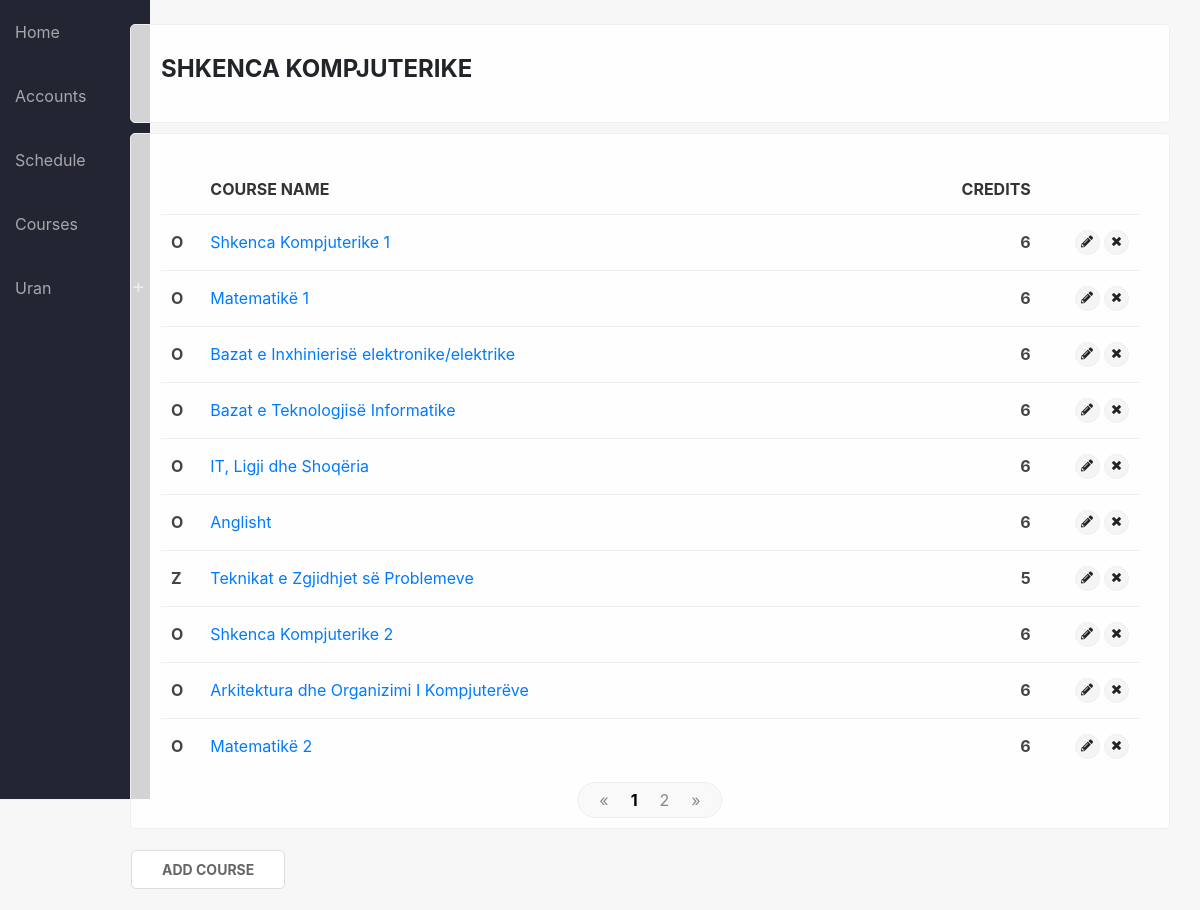
Before: /program/1 (signed in) with the older database file.
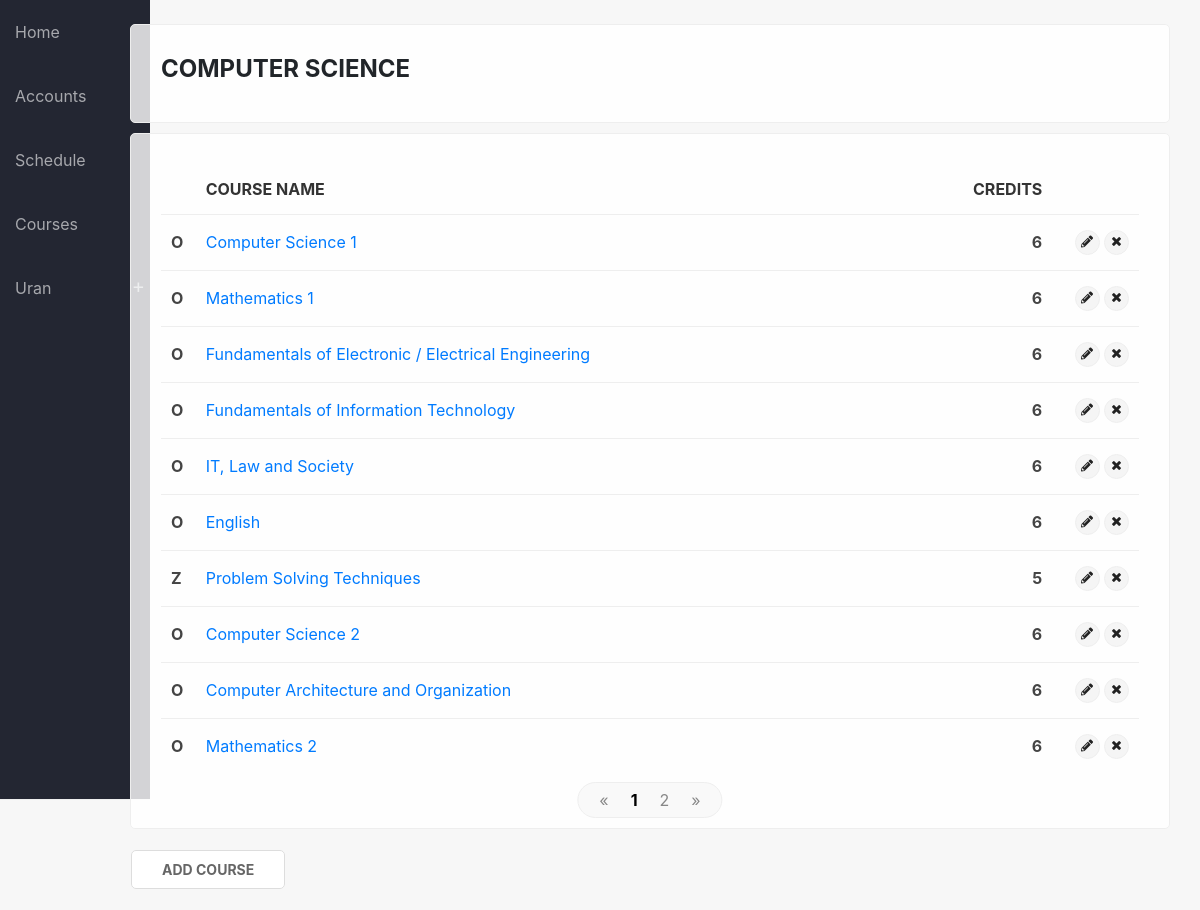
After: the same page with the newer database file.
### sems/models.py (models this page shows, shortened)
class Program(models.Model):
    name = models.CharField(max_length=150)
    summary = models.TextField(null=True, blank=True)

class Course(models.Model):
    name = models.CharField(max_length=200)
    summary = models.TextField(max_length=600, null=True, blank=True)
    program = models.ForeignKey(Program, on_delete=models.CASCADE)
    start_date = models.DateField()
    end_date = models.DateField()
    credits = models.IntegerField(null=True, default=0)
    obligative = models.BooleanField(default=True)
    year = models.IntegerField(choices=YEARS, default=1)
    semester = models.IntegerField(choices=SEMESTER, default=1)
    level = models.CharField(max_length=100, choices=LEVELS, default='Bachelor')
    def __str__(self):
        return self.name
    def get_type(self):
        if self.obligative:
            return "O"
        else:
            return "Z"

### sems/views.py (the view)
# urls.py: path('program/<int:pk>', views.program_detail, name='program_single'),
def program_detail(request, pk):
    program = Program.objects.get(pk=pk)
    courses = Course.objects.filter(program_id=pk)
    paginator = Paginator(courses, 10)
    page = request.GET.get('page')
    courses = paginator.get_page(page)
    if request.user.is_authenticated:
        return render(
            request,
            'program_single.html',
            {'program': program, 'courses': courses, 'credits': credits},
        )
    else:
        return redirect('login')

### sems/templates/program_single.html (shortened to what this page needs)
{% extends 'base_generic.html' %}
{% block content %}
<div class="container">
    <div class="no-shade card-box">
        <h4>{{ program.name }}</h4>
    </div>
    <div class="shadow-box">
        {% if courses %}
        <table>
            <thead>
                <tr>
                    <th></th>
                    <th>Course name</th>
                    <th class="text-right">Credits</th>
                    <th></th>
                </tr>
            </thead>
        {% for course in courses %}
            <tr>
                <td style="max-width: 20px"><b>{{ course.get_type }}</b></td>
                <td><a href="{% url 'course_detail' pk=course.pk %}">{{ course }}</a></td>
                <td class="text-right"><b>{{ course.credits }}</b></td>
                {% if user.is_superuser %}
                    <td style="max-width: 50px" class="text-right">
                        <a title="Edit" href="{% url 'course_edit' pk=course.pk %}" class="label sm-label"><i class="fas fa-pencil-alt"></i></a>
                        <span class="with-popup">
                            <a title="Delete" class="label sm-label"><i class="fas fa-times"></i></a>
                        </span>
                    </td>
                {% endif %}
            </tr>
        {% endfor %}
        </table>
        {% else %}
        <p class="text-center"><i class="material-icons">sentiment_dissatisfied</i><br/>No courses added</p>
        {% if user.is_superuser %}
        <p class="text-center lead">Start by <a href="{% url 'course_add' pk=program.pk %}">adding new course</a></p>
        {% endif %}
        {% endif %}
        {% if courses.paginator.page_range|length > 1 %}
        <br>
        <div class="pagination">
            <a href="?page=1">&laquo;</a>
            {% for i in courses.paginator.page_range %}
                {% if i == courses.number %}
                    <a href="?page={{ i }}"><b>{{ i }}</b></a>
                {% else %}
                    <a href="?page={{ i }}">{{ i }}</a>
                {% endif %}
            {% endfor %}
            <a href="?page={{ courses.paginator.num_pages }}">&raquo;</a>
        </div>
        {% endif %}
    </div>
    {% if user.is_authenticated and user.is_superuser and courses %}
    <div class="empty-box">
        <a class="btn btn-primary" href="{% url 'course_add' pk=program.pk %}">Add course</a>
    </div>
    {% endif %}
</div>
{% endblock %}

Changed rows visible on the page:
changed Program: name "SHKENCA KOMPJUTERIKE" → "COMPUTER SCIENCE"
changed Course: name "Shkenca Kompjuterike 1" → "Computer Science 1"
changed Course: name "Matematikë 1" → "Mathematics 1"
changed Course: name "Bazat e Inxhinierisë elektronike/elektrike" → "Fundamentals of Electronic / Electrical Engineering"
changed Course: name "Bazat e Teknologjisë Informatike" → "Fundamentals of Information Technology"
changed Course: name "IT, Ligji dhe Shoqëria" → "IT, Law and Society"
changed Course: name "Anglisht" → "English"
changed Course: name "Teknikat e Zgjidhjet së Problemeve" → "Problem Solving Techniques"
changed Course: name "Shkenca Kompjuterike 2" → "Computer Science 2"
changed Course: name "Arkitektura dhe Organizimi I Kompjuterëve" → "Computer Architecture and Organization"
changed Course: name "Matematikë 2" → "Mathematics 2"
